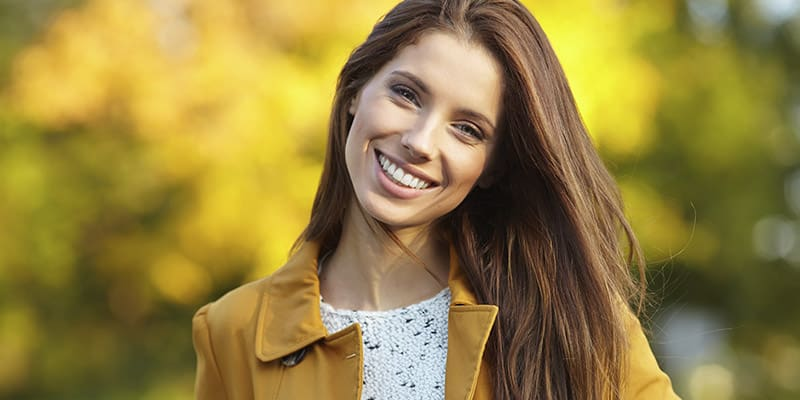
#> input picture imagem.jpg, 800 x 400 px
$ python teste.py
#> lines starting #> are read from the running program, lines starting #| are printed output that depends on the picture
from PIL import Image
import numpy as np


def aplicar_filtro(kernel, im):
    x,y = im.size
    px_im = im.load()

    out = Image.new("L", (x,y))

    for j in range(y):
        for i in range(x):
            soma = 0

            for xkernel in range(3):
                for ykernel in range(3):
                    if i-1+xkernel < 0 or i-1+xkernel >= x or j-1+ykernel < 0 or j-1+ykernel >= y:
                        soma = soma + 0
                    else:
                        soma = soma + im.getpixel((i - 1 + xkernel, j - 1 + ykernel)) * kernel[xkernel][ykernel]


            if soma < 0:
                soma = 0
            if soma > 255:
                soma = 255

            out.putpixel((i,j),int(soma))

    return out


sobel_x = np.array([[-1, 0, 1],
                    [-2, 0, 2],
                    [-1, 0, 1]])

sobel_y = np.array([[1, 2,  1],
                    [0, 0,  0],
                    [-1,-2,-2]])


im = Image.open("imagem.jpg")
#> im is the input picture: PIL image 800x400 RGB; mean R, G, B 147.9, 128.6, 63.4
im = im.convert("L")
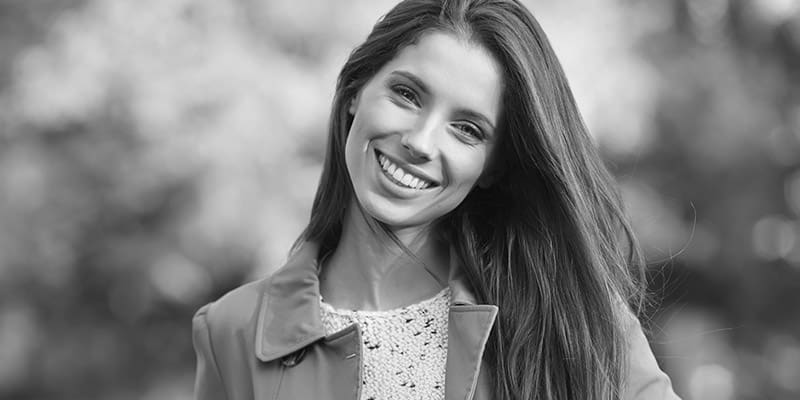
#> im: PIL image 800x400 L; min 2, max 255, mean 127


a = aplicar_filtro(sobel_x,im)
#> in aplicar_filtro, `out = Image.new("L", (x,y))`: out: PIL image 800x400 L; every value is 0
#> after the loop in aplicar_filtro, `for j in range(y):`:
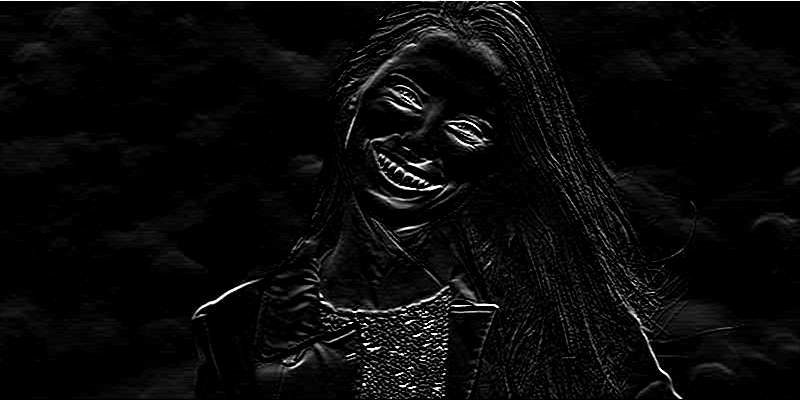
#> out: PIL image 800x400 L; min 0, max 255, mean 9.8
b = aplicar_filtro(sobel_y,im)
#> after the loop in aplicar_filtro (call 2), `for j in range(y):`:
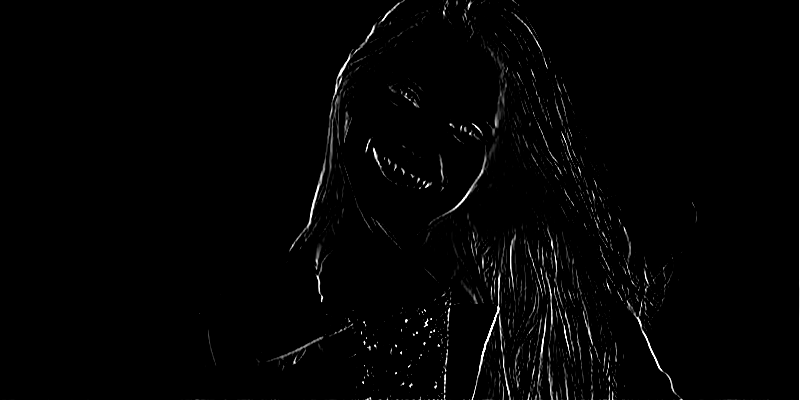
#> out: PIL image 800x400 L; min 0, max 255, mean 3.6

a.show()
b.show()
